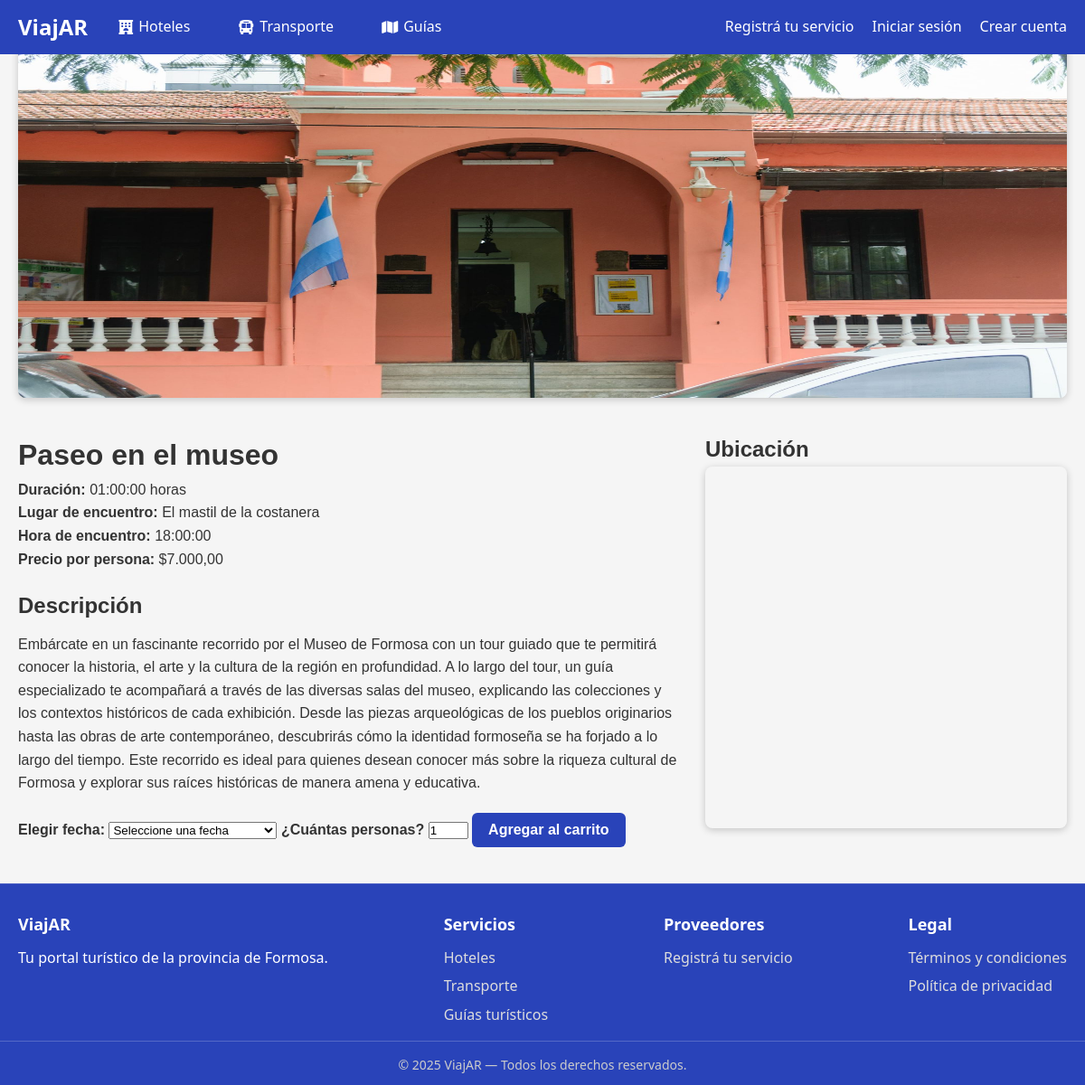
The page /index.php?page=detalle_tour&id=15 on the database its author committed.
### tables this page shows
CREATE TABLE `tours` (
  `id_tour` int NOT NULL AUTO_INCREMENT,
  `nombre_tour` varchar(100) DEFAULT NULL,
  `descripcion` text,
  `duracion_horas` time DEFAULT NULL,
  `precio_por_persona` decimal(10,2) DEFAULT NULL,
  `hora_encuentro` time DEFAULT NULL,
  `lugar_encuentro` varchar(100) DEFAULT NULL,
  `imagen_principal` varchar(100) NOT NULL,
  `rela_proveedor` int NOT NULL,
  `activo` tinyint(1) DEFAULT '1',
  `created_at` timestamp NULL DEFAULT CURRENT_TIMESTAMP,
  `direccion` varchar(100) NOT NULL,
  `estado_revision` enum('pendiente','aprobado','rechazado') DEFAULT 'pendiente',
  `motivo_rechazo` text,
  `fecha_revision` datetime DEFAULT NULL,
  `revisado_por` int DEFAULT NULL,
  PRIMARY KEY (`id_tour`),
  KEY `rela_proveedor` (`rela_proveedor`),
  KEY `fk_tour_revisado_por` (`revisado_por`),
  CONSTRAINT `fk_tour_revisado_por` FOREIGN KEY (`revisado_por`) REFERENCES `usuarios` (`id_usuarios`),
  CONSTRAINT `tours_ibfk_1` FOREIGN KEY (`rela_proveedor`) REFERENCES `proveedores` (`id_proveedores`)
);

### index.php (called while the page is built, shortened)
<?php
$plantilla = new PlantillaControlador();
$plantilla -> traer_plantilla();

### models/tour.php (called while the page is built, shortened)
<?php
require_once('conexion.php');
class Tour {
    public function traer_tour($id) {
        $conexion = new Conexion();
        $res = $conexion->consultar("SELECT * FROM tours WHERE id_tour = " . (int)$id . " AND activo = 1");
        return $res ? $res[0] : null;
    }
}
?>

### models/conexion.php (called while the page is built, shortened)
<?php
class Conexion {
    private $con;
    private $servidor;
    private $usuario;
    private $password;
    private $base_datos;
    public function __construct() {
        $this->servidor = 'localhost';
        $this->usuario = 'root';
        $this->password = 'hola';
        $this->base_datos = 'viajar';
    }
    public function conectar() {
        if (!$this->con) {
            $this->con = new mysqli($this->servidor, $this->usuario, $this->password, $this->base_datos);
            $this->con->set_charset("utf8");
        }
        return $this->con;
    }
    public function consultar($query) {
        $resultado = $this->conectar()->query($query);
        $data = [];
        if ($resultado && $resultado->num_rows > 0) {
            while ($row = $resultado->fetch_assoc()) {
                $data[] = $row;
            }
        }
        return $data;
    }
}

### views/paginas/detalle_tour.php (the view, shortened to what this page needs)
<?php
require_once("models/tour.php");
$id_tour = (int) $_GET['id'];
$tourModel = new Tour();
$tour = $tourModel->traer_tour($id_tour);
?>
<!DOCTYPE html>
<html lang="es">
<head>
    <link rel="stylesheet" href="assets/css/detalle_tour.css">
</head>
<body>
    <div class="tour-detalle">
        <div class="imagen-principal">
            <img src="assets/images/<?= htmlspecialchars($tour['imagen_principal']); ?>" alt="Imagen del tour">
        </div>
        <div class="tour-contenedor">
            <div class="tour-info">
                <h1><?= htmlspecialchars($tour['nombre_tour']); ?></h1>
                <p><strong>Duración:</strong> <?= htmlspecialchars($tour['duracion_horas']); ?> horas</p>
                <p><strong>Lugar de encuentro:</strong> <?= htmlspecialchars($tour['lugar_encuentro']); ?></p>
                <p><strong>Hora de encuentro:</strong> <?= htmlspecialchars($tour['hora_encuentro']); ?></p>
                <p><strong>Precio por persona:</strong> $<?= number_format($tour['precio_por_persona'], 2, ',', '.'); ?></p>
                <div class="descripcion">
                    <h2>Descripción</h2>
                    <p><?= nl2br(htmlspecialchars($tour['descripcion'])); ?></p>
                </div>
                <div class="acciones">
                    <label for="fecha_tour"><strong>Elegir fecha:</strong></label>
                    <select name="fecha" id="fecha_tour">
                        <option value="">Seleccione una fecha</option>
                    </select>
                    <label for="cantidad_personas"><strong>¿Cuántas personas?</strong></label>
                    <input type="number"
                           id="cantidad_personas"
                           min="1"
                           max="1"
                           value="1">
                    <button type="button" class="btn-reserva"
                        onclick="agregarTourAlCarrito(
                            <?= $tour['id_tour'] ?>,
                            document.getElementById('fecha_tour').value,
                            document.getElementById('cantidad_personas').value,
                            <?= (float)$tour['precio_por_persona'] ?>
                        )">
                        Agregar al carrito
                    </button>
                </div>
            </div>
            <?php if (!empty($tour['direccion'])): ?>
            <div class="tour-mapa">
                <h2>Ubicación</h2>
                <iframe src="https://www.google.com/maps?q=<?= urlencode($tour['direccion']) ?>&output=embed"
                        width="100%" height="400" style="border:0;" allowfullscreen loading="lazy"></iframe>
            </div>
            <?php endif; ?>
        </div>
    </div>
    <?php include_once(__DIR__ . '/../componentes/pie.php'); ?>
</body>
</html>

### assets/css/detalle_tour.css (style rules this page uses)
* { margin: 0; padding: 0; box-sizing: border-box; }
body { font-family: 'Segoe UI', sans-serif; line-height: 1.6; background-color: #f5f5f5; color: #333; }
.tour-detalle { max-width: 1200px; margin: 40px auto; padding: 0 20px; font-family: Arial, sans-serif; color: #333; }
.imagen-principal img { width: 100%; height: 400px; border-radius: 8px; box-shadow: 0 2px 8px rgba(0,0,0,0.2); margin-bottom: 30px; }
.tour-contenedor { display: flex; gap: 30px; flex-wrap: wrap; }
.tour-info { flex: 1 1 600px; }
.tour-mapa { flex: 0 1 400px; }
.tour-mapa iframe { width: 100%; border-radius: 8px; box-shadow: 0 2px 8px rgba(0,0,0,0.2); }
.descripcion h2 { font-size: 1.5rem; margin-top: 20px; margin-bottom: 10px; }
.descripcion p { line-height: 1.6; }
.acciones { margin-top: 20px; }
.btn-reserva { display: inline-block; background-color: #2943b9; color: white; font-weight: bold; font-size: 1.1rem; padding: 12px 28px; border-radius: 8px; text-decoration: none; transition: background-color 0.3s ease, transform 0.2s ease; }
.btn-reserva { background-color: #2943b9; color: #fff; border: none; padding: 10px 18px; font-size: 16px; font-weight: bold; border-radius: 6px; cursor: pointer; transition: background-color 0.2s; }
#fecha_tour option { padding: 6px 8px; }
#cantidad_personas { max-width: 120px; }

### rows shown on the page
tours: imagen_principal (picture), nombre_tour "Paseo en el museo", duracion_horas "01:00:00", lugar_encuentro "El mastil de la costanera", hora_encuentro "18:00:00", precio_por_persona "7.000,00", descripcion "Embárcate en un fascinante recorrido por el Museo de Formosa con un tour guiado que te permitirá conocer la historia, el arte y la cultura de la región en profundidad. A lo largo del tour, un guía especializado te acompañará a través de las diversas salas del museo, explicando las colecciones y los contextos históricos de cada exhibición. Desde las piezas arqueológicas de los pueblos originarios hasta las obras de arte contemporáneo, descubrirás cómo la identidad formoseña se ha forjado a lo largo del tiempo. Este recorrido es ideal para quienes desean conocer más sobre la riqueza cultural de Formosa y explorar sus raíces históricas de manera amena y educativa."
